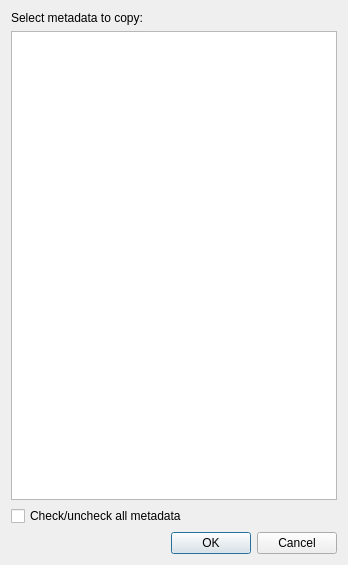
<?xml version="1.0" encoding="UTF-8"?>
<ui version="4.0">
 <class>CopyMetadataDialogClass</class>
 <widget class="QDialog" name="CopyMetadataDialogClass">
  <property name="geometry">
   <rect>
    <x>0</x>
    <y>0</y>
    <width>348</width>
    <height>565</height>
   </rect>
  </property>
  <property name="windowTitle">
   <string>Copy metadata</string>
  </property>
  <property name="windowIcon">
   <iconset resource="../res/analogexif.qrc">
    <normaloff>:/images/icons/film_go.png</normaloff>:/images/icons/film_go.png</iconset>
  </property>
  <layout class="QVBoxLayout" name="verticalLayout">
   <item>
    <widget class="QLabel" name="label">
     <property name="text">
      <string>Select metadata to copy:</string>
     </property>
    </widget>
   </item>
   <item>
    <widget class="CheckedGearTreeView" name="metadataView">
     <property name="font">
      <font>
       <kerning>true</kerning>
      </font>
     </property>
     <property name="editTriggers">
      <set>QAbstractItemView::EditTrigger::NoEditTriggers</set>
     </property>
     <property name="showDropIndicator" stdset="0">
      <bool>false</bool>
     </property>
     <property name="dragDropMode">
      <enum>QAbstractItemView::DragDropMode::NoDragDrop</enum>
     </property>
     <property name="alternatingRowColors">
      <bool>true</bool>
     </property>
     <property name="uniformRowHeights">
      <bool>true</bool>
     </property>
     <attribute name="headerVisible">
      <bool>false</bool>
     </attribute>
    </widget>
   </item>
   <item>
    <widget class="QCheckBox" name="checkUncheckCBox">
     <property name="text">
      <string>Check/uncheck all metadata</string>
     </property>
     <property name="tristate">
      <bool>true</bool>
     </property>
    </widget>
   </item>
   <item>
    <layout class="QHBoxLayout" name="horizontalLayout">
     <item>
      <spacer name="horizontalSpacer">
       <property name="orientation">
        <enum>Qt::Orientation::Horizontal</enum>
       </property>
       <property name="sizeHint" stdset="0">
        <size>
         <width>40</width>
         <height>20</height>
        </size>
       </property>
      </spacer>
     </item>
     <item>
      <widget class="QDialogButtonBox" name="buttonBox">
       <property name="standardButtons">
        <set>QDialogButtonBox::StandardButton::Cancel|QDialogButtonBox::StandardButton::Ok</set>
       </property>
      </widget>
     </item>
    </layout>
   </item>
  </layout>
 </widget>
 <layoutdefault spacing="6" margin="11"/>
 <customwidgets>
  <customwidget>
   <class>CheckedGearTreeView</class>
   <extends>QTreeView</extends>
   <header>checkedgeartreeview.h</header>
  </customwidget>
 </customwidgets>
 <resources>
  <include location="../res/analogexif.qrc"/>
 </resources>
 <connections>
  <connection>
   <sender>buttonBox</sender>
   <signal>accepted()</signal>
   <receiver>CopyMetadataDialogClass</receiver>
   <slot>accept()</slot>
   <hints>
    <hint type="sourcelabel">
     <x>257</x>
     <y>543</y>
    </hint>
    <hint type="destinationlabel">
     <x>173</x>
     <y>282</y>
    </hint>
   </hints>
  </connection>
  <connection>
   <sender>buttonBox</sender>
   <signal>rejected()</signal>
   <receiver>CopyMetadataDialogClass</receiver>
   <slot>reject()</slot>
   <hints>
    <hint type="sourcelabel">
     <x>257</x>
     <y>543</y>
    </hint>
    <hint type="destinationlabel">
     <x>173</x>
     <y>282</y>
    </hint>
   </hints>
  </connection>
 </connections>
</ui>
